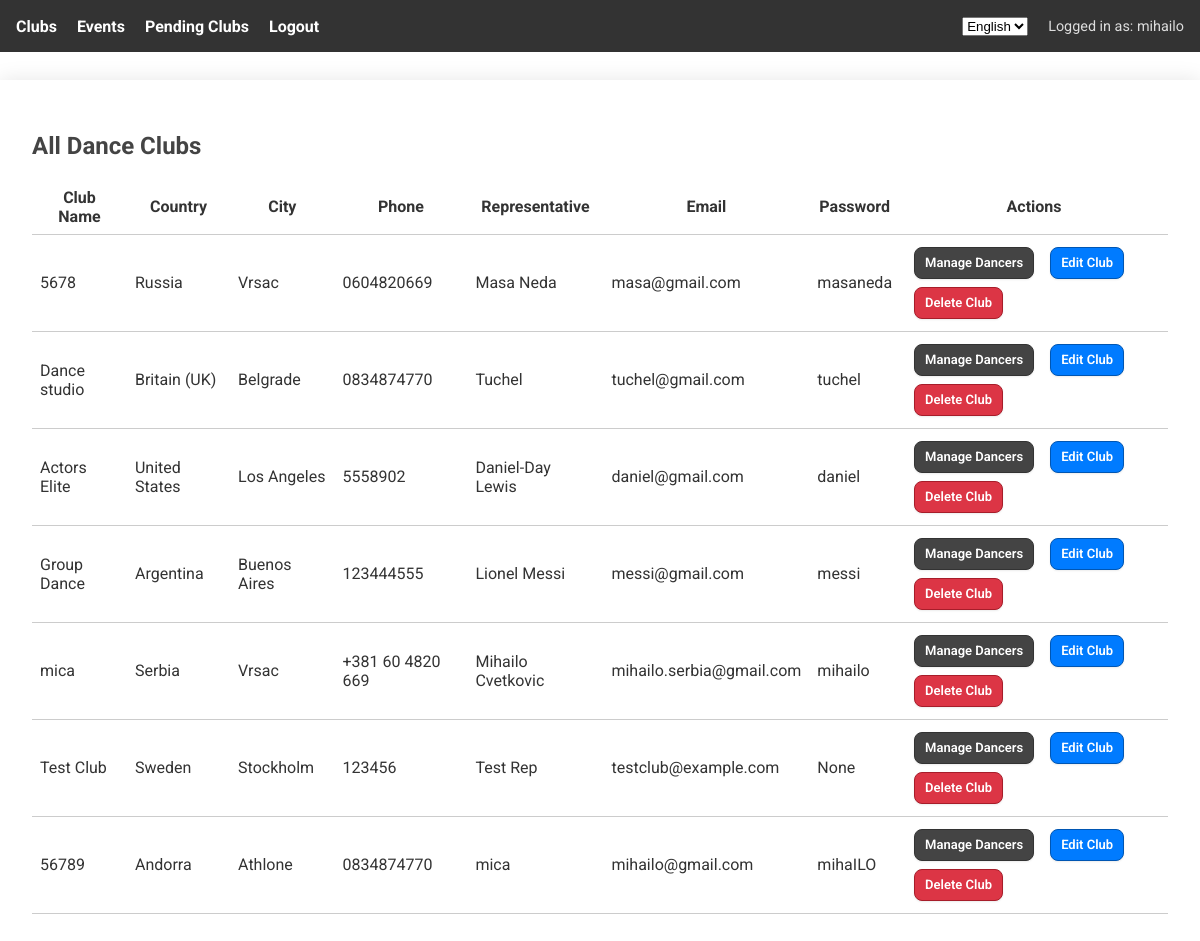
The page /dashboard/ (signed in) on the database its author committed.
### core/models.py (models this page shows, shortened)
class DanceClub(models.Model):
    user = models.OneToOneField(User, on_delete=models.CASCADE)
    raw_password = models.CharField(
        max_length=128, blank=True, null=True,
        verbose_name=_("Raw Password")  # Store plaintext password (not secure!)
    )
    club_name = models.CharField(max_length=255, verbose_name=_("Club Name"))
    country = CountryField(verbose_name=_("Country"))
    city = models.CharField(max_length=100, verbose_name=_("City"))
    phone_number = models.CharField(max_length=20, verbose_name=_("Phone Number"))
    representative_name = models.CharField(max_length=255, verbose_name=_("Representative Name"))
    confirmed = models.BooleanField(default=False, verbose_name=_("Confirmed"))
    class Meta:
        constraints = [
            models.UniqueConstraint(fields=['user'], name='unique_club_user')
        ]
        verbose_name = _("Dance Club")
        verbose_name_plural = _("Dance Clubs")

### core/views.py (the view, shortened to what this page needs)
# urls.py: path('dashboard/', views.club_dashboard, name='club_dashboard'),
@login_required
def club_dashboard(request):
    user = request.user
    if user.is_superuser:
        clubs = DanceClub.objects.all()
        return render(request, 'core/dashboard.html', {'clubs': clubs})

### core/context_processors.py (called while the page is built)
def add_pending_club_count(request):
    if request.user.is_authenticated and request.user.is_superuser:
        return {
            'clubs_pending_count': DanceClub.objects.filter(confirmed=False).count()
        }
    return {}

### core/templates/core/dashboard.html (shortened to what this page needs)
{% extends 'core/base.html' %}
{% load i18n %}
{% block content %}
    {% if user.is_superuser %}
    <h2>{% trans "All Dance Clubs" %}</h2>
    <table>
        <thead>
            <tr>
                <th>{% trans "Club Name" %}</th>
                <th>{% trans "Country" %}</th>
                <th>{% trans "City" %}</th>
                <th>{% trans "Phone" %}</th>
                <th>{% trans "Representative" %}</th>
                <th>{% trans "Email" %}</th>
                <th>{% trans "Password" %}</th>
                <th>{% trans "Actions" %}</th>
            </tr>
        </thead>
        <tbody>
            {% for club in clubs %}
            <tr>
                <td>{{ club.club_name }}</td>
                <td>{{ club.get_country_display }}</td>
                <td>{{ club.city }}</td>
                <td>{{ club.phone_number }}</td>
                <td>{{ club.representative_name }}</td>
                <td>{{ club.user.username }}</td>
                <td>{{ club.raw_password }}</td>
                <td>
                    <form method="get" action="{% url 'admin_list_dancers' club.id %}" style="display:inline;">
                        <button type="submit" class = "btn-default">{% trans "Manage Dancers" %}</button>
                    </form>
                    <form method="get" action="{% url 'edit_club' club.id %}" style="display:inline;">
                        <button type="submit" class = "btn-edit">{% trans "Edit Club" %}</button>
                    </form>
                    <form method="get" action="{% url 'delete_club' club.id %}" style="display:inline;">
                        <button type="submit" class = "btn-delete">{% trans "Delete Club" %}</button>
                    </form>
                </td>
            </tr>
            {% endfor %}
        </tbody>
    </table>
    {% endif %}
{% endblock %}

### core/templates/core/base.html (shortened to what this page needs)
{% load i18n %}
<!DOCTYPE html>
<html lang="en">
<head>
    {% load static %}
</head>
<body>
    <nav>
        <div class="nav-left">
            {% if user.is_authenticated %}
            {% if user.username|slice:":5" == "judge" %}
            <a href="{% url 'logout' %}">{% trans "Logout" %}</a>
            {% elif user.is_superuser %}
            <a href="{% url 'club_dashboard' %}">{% trans "Clubs" %}</a>
            <a href="{% url 'event_list' %}">{% trans "Events" %}</a>
            <a href="{% url 'pending_club_requests' %}" class="pending-club-link" style="position: relative;">
                {% trans "Pending Clubs" %}
            </a>
            <a href="{% url 'logout' %}">{% trans "Logout" %}</a>
            {% else %}
            <a href="{% url 'club_dashboard' %}">{% trans "My Club" %}</a>
            <a href="{% url 'list_dancers' %}">{% trans "Dancers" %}</a>
            <a href="{% url 'event_list' %}">{% trans "Events" %}</a>
            <a href="{% url 'logout' %}">{% trans "Logout" %}</a>
            {% endif %}
            {% endif %}
        </div>
        <div class="nav-right">
            <form action="{% url 'set_language' %}" method="post" style="display:inline;">
                <select name="language" onchange="this.form.submit()" style="margin-right: 10px;">
                    {% get_current_language as LANGUAGE_CODE %}
                    {% get_available_languages as LANGUAGES %}
                    {% for lang_code, lang_name in LANGUAGES %}
                    <option value="{{ lang_code }}" {% if lang_code == LANGUAGE_CODE %}selected{% endif %}>
                        {{ lang_name }}
                    </option>
                    {% endfor %}
                </select>
            </form>
            {% if user.is_authenticated %}
            <span>{% trans "Logged in as: " %}{{ user.username }}</span>
            {% endif %}
        </div>
    </nav>
    <div class="container">
        {% block content %}{% endblock %}
    </div>
</body>
</html>

### rows shown on the page
DanceClub: club_name "5678", country "Russia", city "Vrsac", phone_number "0604820669", representative_name "Masa Neda", user.username "masa@gmail.com", raw_password "masaneda"
DanceClub: club_name "Dance studio", country "Britain (UK)", city "Belgrade", phone_number "0834874770", representative_name "Tuchel", user.username "tuchel@gmail.com", raw_password "tuchel"
DanceClub: club_name "Actors Elite", country "United States", city "Los Angeles", phone_number "5558902", representative_name "Daniel-Day Lewis", user.username "daniel@gmail.com", raw_password "daniel"
DanceClub: club_name "Group Dance", country "Argentina", city "Buenos Aires", phone_number "123444555", representative_name "Lionel Messi", user.username "messi@gmail.com", raw_password "messi"
DanceClub: club_name "mica", country "Serbia", city "Vrsac", phone_number "+381 60 4820 669", representative_name "Mihailo Cvetkovic", user.username "mihailo.serbia@gmail.com", raw_password "mihailo"
DanceClub: club_name "Test Club", country "Sweden", city "Stockholm", phone_number "123456", representative_name "Test Rep", user.username "testclub@example.com", raw_password "None"
DanceClub: club_name "56789", country "Andorra", city "Athlone", phone_number "0834874770", representative_name "mica", user.username "mihailo@gmail.com", raw_password "mihaILO"

### other values the page prints
{{ user.username }} "mihailo"
form field language "English"
